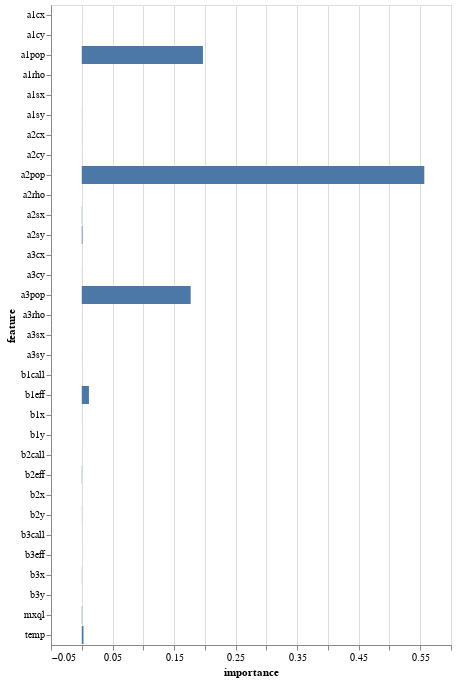

The cell this chart's notebook holds for it:
### Markdown cell above
It is quite hard to interpret the raw results. Let's plot the variable importance by permutating the model on a graph.

### Code cell
varimp_df = pd.DataFrame({'feature': df.columns, 
                         'importance': imp_vals})
# plot a bar chart with altair using coef_df and importnace
alt.Chart(varimp_df).mark_bar().encode(x='importance', 
                                      y='feature')

### Figure 1 — Vega-Lite specification as saved in the notebook (floating-point values rounded to 4 significant figures)
{"config": {"view": {"continuousWidth": 400, "continuousHeight": 300}}, "data": {"name": "data-20b2d33f372c2499f1fac7ed482c83f2"}, "mark": "bar", "encoding": {"x": {"type": "quantitative", "field": "importance"}, "y": {"type": "nominal", "field": "feature"}}, "$schema": "https://vega.github.io/schema/vega-lite/v4.8.1.json", "datasets": {"data-20b2d33f372c2499f1fac7ed482c83f2": [{"feature": "a1cx", "importance": 0.0}, {"feature": "a1cy", "importance": -3.347e-05}, {"feature": "a1sx", "importance": -2.835e-05}, {"feature": "a1sy", "importance": 0.0001037}, {"feature": "a1rho", "importance": 4.612e-06}, {"feature": "a1pop", "importance": 0.1969}, {"feature": "a2cx", "importance": 8.716e-05}, {"feature": "a2cy", "importance": -7.17e-05}, {"feature": "a2sx", "importance": 0.0003288}, {"feature": "a2sy", "importance": 0.001059}, {"feature": "a2rho", "importance": 0.0}, {"feature": "a2pop", "importance": 0.5566}, {"feature": "a3cx", "importance": -4.312e-05}, {"feature": "a3cy", "importance": 0.0001132}, {"feature": "a3sx", "importance": 2.224e-05}, {"feature": "a3sy", "importance": 5.969e-05}, {"feature": "a3rho", "importance": 5.357e-05}, {"feature": "a3pop", "importance": 0.177}, {"feature": "temp", "importance": 0.002811}, {"feature": "b1x", "importance": 6.792e-05}, {"feature": "b1y", "importance": 0.0}, {"feature": "b1call", "importance": 0.0}, {"feature": "b1eff", "importance": 0.01166}, {"feature": "b2x", "importance": 2.776e-05}, {"feature": "b2y", "importance": 0.0001408}, {"feature": "b2call", "importance": 1.964e-06}, {"feature": "b2eff", "importance": 0.0003666}, {"feature": "b3x", "importance": -0.0001825}, {"feature": "b3y", "importance": 1.145e-05}, {"feature": "b3call", "importance": 3.721e-05}, {"feature": "b3eff", "importance": 0.0}, {"feature": "mxql", "importance": 0.0005549}]}}
